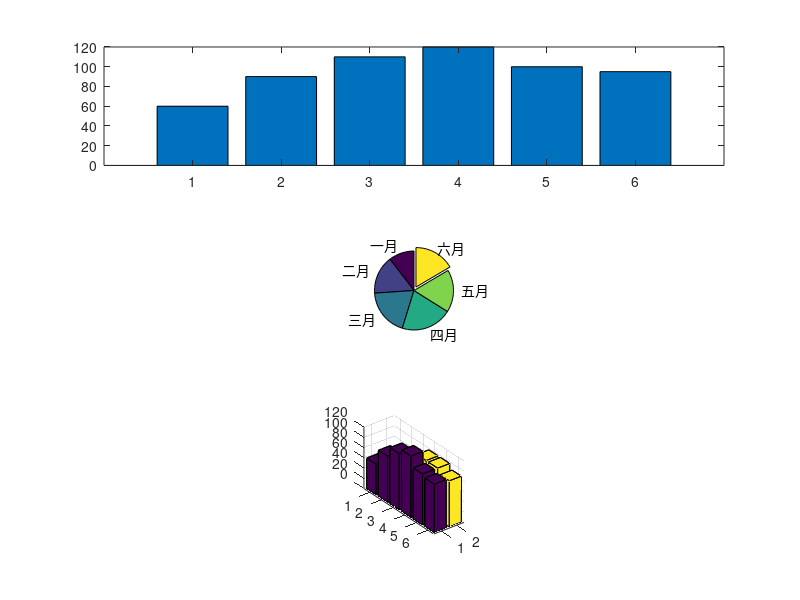

Recreate this plot in MATLAB.
% t=0:0.1*pi:4*pi;
% plot(t,sin(t),'k-.')
% hold on
% t=pi:0.1*pi:3*pi;
% plot(t,2*cos(2*t),'r--o')
% set(gca,'XTick',[0 pi pi*2 pi*3 pi*4])
% set(gca,'XTickLabel',{'0','\pi','2\pi','3\pi','4\pi'})
% legend('sin(t)','2cos(2t)','4')

% t=0:0.01:2;
% y = sqrt(2)*exp(-t).*sin(2*pi*t+pi/4);
% plot(t,y)
% hold on
% tmp1 = abs(hilbert(sqrt(2)*exp(-t).*sin(2*pi*t+pi/4)));
% tmp2 = -abs(hilbert(sqrt(2)*exp(-t).*sin(2*pi*t+pi/4)));
% plot(t, tmp1,'k--',t, tmp2,'k--'

% t=0:0.01:2;
% y1=sin(2*pi*t);
% y2=cos(2*pi*t);
% y3=exp(-4*t);
% plot(t,y1,'--',t,y2,'.',t,y3)
% set(gca,'XTick',[0 0.5 1 1.5 2])
% xlabel('t(0-2)')
% ylabel('幅值')
% title('正弦、余弦和指数函数')
% text(1.5,sin(2*pi*1.5),'\leftarrow 正弦函数')
% text(0.75,cos(2*pi*0.75),'\leftarrow 余弦函数')
% text(0.5,exp(-4*0.5)+0.05,'\downarrow 指数函数')

% x=-2:0.1:2;
% y=-2:0.1:2;
% [xx,yy]=meshgrid(x,y);
% z=xx.*exp(-1*(xx.^2+yy.^2));
% subplot(1,2,1)
% plot3(xx,yy,z)
% subplot(1,2,2)
% z(10:20,10:20)=nan;
% surf(xx,yy,z)

% w=logspace(-2,3,20);
% Aw=1./(sqrt(w.^2+1).*sqrt((0.5.*w).^2+1));
% Lw=20*log10(Aw);
% semilogx(w,Lw)

x=1:1:6;
A = [60 90 110 120 100 95];
explode=[0 0 0 0 0 1];
subplot(3,1,1)
bar(x,A)
subplot(3,1,2)
pie(A, explode, {'一月','二月','三月','四月','五月','六月'})
subplot(3,1,3)
B = [50 80 90 100 100 90];
tmp = [A; B];
bar3(x,tmp')










